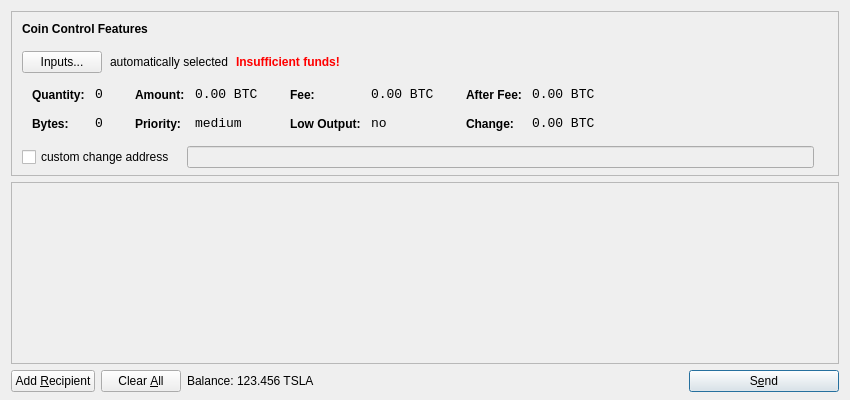
<?xml version="1.0" encoding="UTF-8"?>
<ui version="4.0">
 <class>SendCoinsDialog</class>
 <widget class="QDialog" name="SendCoinsDialog">
  <property name="geometry">
   <rect>
    <x>0</x>
    <y>0</y>
    <width>850</width>
    <height>400</height>
   </rect>
  </property>
  <property name="windowTitle">
   <string>Send Coins</string>
  </property>
  <layout class="QVBoxLayout" name="verticalLayout" stretch="0,1,0">
   <property name="bottomMargin">
    <number>8</number>
   </property>
   <item>
    <widget class="QFrame" name="frameCoinControl">
     <property name="sizePolicy">
      <sizepolicy hsizetype="Expanding" vsizetype="Expanding">
       <horstretch>0</horstretch>
       <verstretch>0</verstretch>
      </sizepolicy>
     </property>
     <property name="maximumSize">
      <size>
       <width>16777215</width>
       <height>16777215</height>
      </size>
     </property>
     <property name="frameShape">
      <enum>QFrame::StyledPanel</enum>
     </property>
     <property name="frameShadow">
      <enum>QFrame::Sunken</enum>
     </property>
     <layout class="QVBoxLayout" name="verticalLayoutCoinControl2">
      <property name="spacing">
       <number>-1</number>
      </property>
      <property name="leftMargin">
       <number>0</number>
      </property>
      <property name="topMargin">
       <number>0</number>
      </property>
      <property name="rightMargin">
       <number>0</number>
      </property>
      <property name="bottomMargin">
       <number>6</number>
      </property>
      <item>
       <layout class="QVBoxLayout" name="verticalLayoutCoinControl" stretch="0,0,0,0,1">
        <property name="spacing">
         <number>0</number>
        </property>
        <property name="leftMargin">
         <number>10</number>
        </property>
        <property name="topMargin">
         <number>10</number>
        </property>
        <item>
         <layout class="QHBoxLayout" name="horizontalLayoutCoinControl1">
          <property name="bottomMargin">
           <number>15</number>
          </property>
          <item>
           <widget class="QLabel" name="labelCoinControlFeatures">
            <property name="sizePolicy">
             <sizepolicy hsizetype="Preferred" vsizetype="Maximum">
              <horstretch>0</horstretch>
              <verstretch>0</verstretch>
             </sizepolicy>
            </property>
            <property name="font">
             <font>
              <weight>75</weight>
              <bold>true</bold>
             </font>
            </property>
            <property name="styleSheet">
             <string notr="true">font-weight:bold;</string>
            </property>
            <property name="text">
             <string>Coin Control Features</string>
            </property>
           </widget>
          </item>
         </layout>
        </item>
        <item>
         <layout class="QHBoxLayout" name="horizontalLayoutCoinControl2" stretch="0,0,0,0">
          <property name="spacing">
           <number>8</number>
          </property>
          <property name="bottomMargin">
           <number>10</number>
          </property>
          <item>
           <widget class="QPushButton" name="pushButtonCoinControl">
            <property name="styleSheet">
             <string notr="true"/>
            </property>
            <property name="text">
             <string>Inputs...</string>
            </property>
           </widget>
          </item>
          <item>
           <widget class="QLabel" name="labelCoinControlAutomaticallySelected">
            <property name="text">
             <string>automatically selected</string>
            </property>
            <property name="margin">
             <number>5</number>
            </property>
           </widget>
          </item>
          <item>
           <widget class="QLabel" name="labelCoinControlInsuffFunds">
            <property name="font">
             <font>
              <weight>75</weight>
              <bold>true</bold>
             </font>
            </property>
            <property name="styleSheet">
             <string notr="true">color:red;font-weight:bold;</string>
            </property>
            <property name="text">
             <string>Insufficient funds!</string>
            </property>
            <property name="margin">
             <number>5</number>
            </property>
           </widget>
          </item>
          <item>
           <spacer name="horizontalSpacerCoinControl">
            <property name="orientation">
             <enum>Qt::Horizontal</enum>
            </property>
            <property name="sizeHint" stdset="0">
             <size>
              <width>40</width>
              <height>1</height>
             </size>
            </property>
           </spacer>
          </item>
         </layout>
        </item>
        <item>
         <widget class="QWidget" name="widgetCoinControl" native="true">
          <property name="sizePolicy">
           <sizepolicy hsizetype="Preferred" vsizetype="Preferred">
            <horstretch>0</horstretch>
            <verstretch>0</verstretch>
           </sizepolicy>
          </property>
          <property name="minimumSize">
           <size>
            <width>0</width>
            <height>0</height>
           </size>
          </property>
          <property name="styleSheet">
           <string notr="true"/>
          </property>
          <layout class="QHBoxLayout" name="horizontalLayoutCoinControl5">
           <property name="margin">
            <number>0</number>
           </property>
           <item>
            <layout class="QHBoxLayout" name="horizontalLayoutCoinControl3" stretch="0,0,0,1">
             <property name="spacing">
              <number>20</number>
             </property>
             <property name="topMargin">
              <number>0</number>
             </property>
             <property name="bottomMargin">
              <number>10</number>
             </property>
             <item>
              <layout class="QFormLayout" name="formLayoutCoinControl1">
               <property name="horizontalSpacing">
                <number>10</number>
               </property>
               <property name="verticalSpacing">
                <number>14</number>
               </property>
               <property name="leftMargin">
                <number>10</number>
               </property>
               <property name="topMargin">
                <number>4</number>
               </property>
               <property name="rightMargin">
                <number>6</number>
               </property>
               <item row="0" column="0">
                <widget class="QLabel" name="labelCoinControlQuantityText">
                 <property name="styleSheet">
                  <string notr="true">font-weight:bold;</string>
                 </property>
                 <property name="text">
                  <string>Quantity:</string>
                 </property>
                 <property name="margin">
                  <number>0</number>
                 </property>
                </widget>
               </item>
               <item row="0" column="1">
                <widget class="QLabel" name="labelCoinControlQuantity">
                 <property name="font">
                  <font>
                   <family>Monospace</family>
                   <pointsize>10</pointsize>
                  </font>
                 </property>
                 <property name="cursor">
                  <cursorShape>IBeamCursor</cursorShape>
                 </property>
                 <property name="contextMenuPolicy">
                  <enum>Qt::ActionsContextMenu</enum>
                 </property>
                 <property name="text">
                  <string notr="true">0</string>
                 </property>
                 <property name="margin">
                  <number>0</number>
                 </property>
                 <property name="textInteractionFlags">
                  <set>Qt::LinksAccessibleByMouse|Qt::TextSelectableByKeyboard|Qt::TextSelectableByMouse</set>
                 </property>
                </widget>
               </item>
               <item row="1" column="0">
                <widget class="QLabel" name="labelCoinControlBytesText">
                 <property name="styleSheet">
                  <string notr="true">font-weight:bold;</string>
                 </property>
                 <property name="text">
                  <string>Bytes:</string>
                 </property>
                </widget>
               </item>
               <item row="1" column="1">
                <widget class="QLabel" name="labelCoinControlBytes">
                 <property name="font">
                  <font>
                   <family>Monospace</family>
                   <pointsize>10</pointsize>
                  </font>
                 </property>
                 <property name="cursor">
                  <cursorShape>IBeamCursor</cursorShape>
                 </property>
                 <property name="contextMenuPolicy">
                  <enum>Qt::ActionsContextMenu</enum>
                 </property>
                 <property name="text">
                  <string notr="true">0</string>
                 </property>
                 <property name="textInteractionFlags">
                  <set>Qt::LinksAccessibleByMouse|Qt::TextSelectableByKeyboard|Qt::TextSelectableByMouse</set>
                 </property>
                </widget>
               </item>
              </layout>
             </item>
             <item>
              <layout class="QFormLayout" name="formLayoutCoinControl2">
               <property name="horizontalSpacing">
                <number>10</number>
               </property>
               <property name="verticalSpacing">
                <number>14</number>
               </property>
               <property name="leftMargin">
                <number>6</number>
               </property>
               <property name="topMargin">
                <number>4</number>
               </property>
               <property name="rightMargin">
                <number>6</number>
               </property>
               <item row="0" column="0">
                <widget class="QLabel" name="labelCoinControlAmountText">
                 <property name="styleSheet">
                  <string notr="true">font-weight:bold;</string>
                 </property>
                 <property name="text">
                  <string>Amount:</string>
                 </property>
                 <property name="margin">
                  <number>0</number>
                 </property>
                </widget>
               </item>
               <item row="0" column="1">
                <widget class="QLabel" name="labelCoinControlAmount">
                 <property name="font">
                  <font>
                   <family>Monospace</family>
                   <pointsize>10</pointsize>
                  </font>
                 </property>
                 <property name="cursor">
                  <cursorShape>IBeamCursor</cursorShape>
                 </property>
                 <property name="contextMenuPolicy">
                  <enum>Qt::ActionsContextMenu</enum>
                 </property>
                 <property name="text">
                  <string notr="true">0.00 BTC</string>
                 </property>
                 <property name="textInteractionFlags">
                  <set>Qt::LinksAccessibleByMouse|Qt::TextSelectableByKeyboard|Qt::TextSelectableByMouse</set>
                 </property>
                </widget>
               </item>
               <item row="1" column="0">
                <widget class="QLabel" name="labelCoinControlPriorityText">
                 <property name="styleSheet">
                  <string notr="true">font-weight:bold;</string>
                 </property>
                 <property name="text">
                  <string>Priority:</string>
                 </property>
                </widget>
               </item>
               <item row="1" column="1">
                <widget class="QLabel" name="labelCoinControlPriority">
                 <property name="font">
                  <font>
                   <family>Monospace</family>
                   <pointsize>10</pointsize>
                  </font>
                 </property>
                 <property name="cursor">
                  <cursorShape>IBeamCursor</cursorShape>
                 </property>
                 <property name="contextMenuPolicy">
                  <enum>Qt::ActionsContextMenu</enum>
                 </property>
                 <property name="text">
                  <string>medium</string>
                 </property>
                 <property name="textInteractionFlags">
                  <set>Qt::LinksAccessibleByMouse|Qt::TextSelectableByKeyboard|Qt::TextSelectableByMouse</set>
                 </property>
                </widget>
               </item>
              </layout>
             </item>
             <item>
              <layout class="QFormLayout" name="formLayoutCoinControl3">
               <property name="horizontalSpacing">
                <number>10</number>
               </property>
               <property name="verticalSpacing">
                <number>14</number>
               </property>
               <property name="leftMargin">
                <number>6</number>
               </property>
               <property name="topMargin">
                <number>4</number>
               </property>
               <property name="rightMargin">
                <number>6</number>
               </property>
               <item row="0" column="0">
                <widget class="QLabel" name="labelCoinControlFeeText">
                 <property name="styleSheet">
                  <string notr="true">font-weight:bold;</string>
                 </property>
                 <property name="text">
                  <string>Fee:</string>
                 </property>
                 <property name="margin">
                  <number>0</number>
                 </property>
                </widget>
               </item>
               <item row="0" column="1">
                <widget class="QLabel" name="labelCoinControlFee">
                 <property name="font">
                  <font>
                   <family>Monospace</family>
                   <pointsize>10</pointsize>
                  </font>
                 </property>
                 <property name="cursor">
                  <cursorShape>IBeamCursor</cursorShape>
                 </property>
                 <property name="contextMenuPolicy">
                  <enum>Qt::ActionsContextMenu</enum>
                 </property>
                 <property name="text">
                  <string notr="true">0.00 BTC</string>
                 </property>
                 <property name="textInteractionFlags">
                  <set>Qt::LinksAccessibleByMouse|Qt::TextSelectableByKeyboard|Qt::TextSelectableByMouse</set>
                 </property>
                </widget>
               </item>
               <item row="1" column="0">
                <widget class="QLabel" name="labelCoinControlLowOutputText">
                 <property name="styleSheet">
                  <string notr="true">font-weight:bold;</string>
                 </property>
                 <property name="text">
                  <string>Low Output:</string>
                 </property>
                </widget>
               </item>
               <item row="1" column="1">
                <widget class="QLabel" name="labelCoinControlLowOutput">
                 <property name="font">
                  <font>
                   <family>Monospace</family>
                   <pointsize>10</pointsize>
                  </font>
                 </property>
                 <property name="cursor">
                  <cursorShape>IBeamCursor</cursorShape>
                 </property>
                 <property name="contextMenuPolicy">
                  <enum>Qt::ActionsContextMenu</enum>
                 </property>
                 <property name="text">
                  <string>no</string>
                 </property>
                 <property name="textInteractionFlags">
                  <set>Qt::LinksAccessibleByMouse|Qt::TextSelectableByKeyboard|Qt::TextSelectableByMouse</set>
                 </property>
                </widget>
               </item>
              </layout>
             </item>
             <item>
              <layout class="QFormLayout" name="formLayoutCoinControl4">
               <property name="horizontalSpacing">
                <number>10</number>
               </property>
               <property name="verticalSpacing">
                <number>14</number>
               </property>
               <property name="leftMargin">
                <number>6</number>
               </property>
               <property name="topMargin">
                <number>4</number>
               </property>
               <property name="rightMargin">
                <number>6</number>
               </property>
               <item row="0" column="0">
                <widget class="QLabel" name="labelCoinControlAfterFeeText">
                 <property name="styleSheet">
                  <string notr="true">font-weight:bold;</string>
                 </property>
                 <property name="text">
                  <string>After Fee:</string>
                 </property>
                 <property name="margin">
                  <number>0</number>
                 </property>
                </widget>
               </item>
               <item row="0" column="1">
                <widget class="QLabel" name="labelCoinControlAfterFee">
                 <property name="font">
                  <font>
                   <family>Monospace</family>
                   <pointsize>10</pointsize>
                  </font>
                 </property>
                 <property name="cursor">
                  <cursorShape>IBeamCursor</cursorShape>
                 </property>
                 <property name="contextMenuPolicy">
                  <enum>Qt::ActionsContextMenu</enum>
                 </property>
                 <property name="text">
                  <string notr="true">0.00 BTC</string>
                 </property>
                 <property name="textInteractionFlags">
                  <set>Qt::LinksAccessibleByMouse|Qt::TextSelectableByKeyboard|Qt::TextSelectableByMouse</set>
                 </property>
                </widget>
               </item>
               <item row="1" column="0">
                <widget class="QLabel" name="labelCoinControlChangeText">
                 <property name="styleSheet">
                  <string notr="true">font-weight:bold;</string>
                 </property>
                 <property name="text">
                  <string>Change:</string>
                 </property>
                </widget>
               </item>
               <item row="1" column="1">
                <widget class="QLabel" name="labelCoinControlChange">
                 <property name="font">
                  <font>
                   <family>Monospace</family>
                   <pointsize>10</pointsize>
                  </font>
                 </property>
                 <property name="cursor">
                  <cursorShape>IBeamCursor</cursorShape>
                 </property>
                 <property name="contextMenuPolicy">
                  <enum>Qt::ActionsContextMenu</enum>
                 </property>
                 <property name="text">
                  <string notr="true">0.00 BTC</string>
                 </property>
                 <property name="textInteractionFlags">
                  <set>Qt::LinksAccessibleByMouse|Qt::TextSelectableByKeyboard|Qt::TextSelectableByMouse</set>
                 </property>
                </widget>
               </item>
              </layout>
             </item>
            </layout>
           </item>
          </layout>
         </widget>
        </item>
        <item>
         <layout class="QHBoxLayout" name="horizontalLayoutCoinControl4" stretch="0,0,0">
          <property name="spacing">
           <number>12</number>
          </property>
          <property name="sizeConstraint">
           <enum>QLayout::SetDefaultConstraint</enum>
          </property>
          <property name="topMargin">
           <number>5</number>
          </property>
          <property name="rightMargin">
           <number>5</number>
          </property>
          <item>
           <widget class="QCheckBox" name="checkBoxCoinControlChange">
            <property name="text">
             <string>custom change address</string>
            </property>
           </widget>
          </item>
          <item>
           <widget class="QLineEdit" name="lineEditCoinControlChange">
            <property name="enabled">
             <bool>false</bool>
            </property>
            <property name="sizePolicy">
             <sizepolicy hsizetype="Expanding" vsizetype="Fixed">
              <horstretch>0</horstretch>
              <verstretch>0</verstretch>
             </sizepolicy>
            </property>
           </widget>
          </item>
          <item>
           <widget class="QLabel" name="labelCoinControlChangeLabel">
            <property name="sizePolicy">
             <sizepolicy hsizetype="Preferred" vsizetype="Expanding">
              <horstretch>0</horstretch>
              <verstretch>0</verstretch>
             </sizepolicy>
            </property>
            <property name="minimumSize">
             <size>
              <width>0</width>
              <height>0</height>
             </size>
            </property>
            <property name="text">
             <string/>
            </property>
            <property name="margin">
             <number>3</number>
            </property>
           </widget>
          </item>
         </layout>
        </item>
        <item>
         <spacer name="verticalSpacerCoinControl">
          <property name="orientation">
           <enum>Qt::Vertical</enum>
          </property>
          <property name="sizeHint" stdset="0">
           <size>
            <width>800</width>
            <height>1</height>
           </size>
          </property>
         </spacer>
        </item>
       </layout>
      </item>
     </layout>
    </widget>
   </item>
   <item>
    <widget class="QScrollArea" name="scrollArea">
     <property name="widgetResizable">
      <bool>true</bool>
     </property>
     <widget class="QWidget" name="scrollAreaWidgetContents">
      <property name="geometry">
       <rect>
        <x>0</x>
        <y>0</y>
        <width>830</width>
        <height>165</height>
       </rect>
      </property>
      <layout class="QVBoxLayout" name="verticalLayout_2">
       <property name="margin">
        <number>0</number>
       </property>
       <item>
        <layout class="QVBoxLayout" name="entries">
         <property name="spacing">
          <number>6</number>
         </property>
        </layout>
       </item>
       <item>
        <spacer name="verticalSpacer">
         <property name="orientation">
          <enum>Qt::Vertical</enum>
         </property>
         <property name="sizeHint" stdset="0">
          <size>
           <width>20</width>
           <height>40</height>
          </size>
         </property>
        </spacer>
       </item>
      </layout>
     </widget>
    </widget>
   </item>
   <item>
    <layout class="QHBoxLayout" name="horizontalLayout">
     <item>
      <widget class="QPushButton" name="addButton">
       <property name="toolTip">
        <string>Send to multiple recipients at once</string>
       </property>
       <property name="text">
        <string>Add &amp;Recipient</string>
       </property>
       <property name="icon">
        <iconset resource="../bitcoin.qrc">
         <normaloff>:/icons/add</normaloff>:/icons/add</iconset>
       </property>
       <property name="autoDefault">
        <bool>false</bool>
       </property>
      </widget>
     </item>
     <item>
      <widget class="QPushButton" name="clearButton">
       <property name="sizePolicy">
        <sizepolicy hsizetype="Minimum" vsizetype="Fixed">
         <horstretch>0</horstretch>
         <verstretch>0</verstretch>
        </sizepolicy>
       </property>
       <property name="toolTip">
        <string>Remove all transaction fields</string>
       </property>
       <property name="text">
        <string>Clear &amp;All</string>
       </property>
       <property name="icon">
        <iconset resource="../bitcoin.qrc">
         <normaloff>:/icons/remove</normaloff>:/icons/remove</iconset>
       </property>
       <property name="autoRepeatDelay">
        <number>300</number>
       </property>
       <property name="autoDefault">
        <bool>false</bool>
       </property>
      </widget>
     </item>
     <item>
      <layout class="QHBoxLayout" name="horizontalLayout_2">
       <property name="spacing">
        <number>3</number>
       </property>
       <item>
        <widget class="QLabel" name="label">
         <property name="text">
          <string>Balance:</string>
         </property>
        </widget>
       </item>
       <item>
        <widget class="QLabel" name="labelBalance">
         <property name="cursor">
          <cursorShape>IBeamCursor</cursorShape>
         </property>
         <property name="text">
          <string>123.456 TSLA</string>
         </property>
         <property name="textInteractionFlags">
          <set>Qt::LinksAccessibleByMouse|Qt::TextSelectableByKeyboard|Qt::TextSelectableByMouse</set>
         </property>
        </widget>
       </item>
      </layout>
     </item>
     <item>
      <spacer name="horizontalSpacer">
       <property name="orientation">
        <enum>Qt::Horizontal</enum>
       </property>
       <property name="sizeHint" stdset="0">
        <size>
         <width>40</width>
         <height>20</height>
        </size>
       </property>
      </spacer>
     </item>
     <item>
      <widget class="QPushButton" name="sendButton">
       <property name="minimumSize">
        <size>
         <width>150</width>
         <height>0</height>
        </size>
       </property>
       <property name="toolTip">
        <string>Confirm the send action</string>
       </property>
       <property name="text">
        <string>S&amp;end</string>
       </property>
       <property name="icon">
        <iconset resource="../bitcoin.qrc">
         <normaloff>:/icons/send</normaloff>:/icons/send</iconset>
       </property>
       <property name="default">
        <bool>true</bool>
       </property>
      </widget>
     </item>
    </layout>
   </item>
  </layout>
 </widget>
 <resources>
  <include location="../bitcoin.qrc"/>
 </resources>
 <connections/>
</ui>
